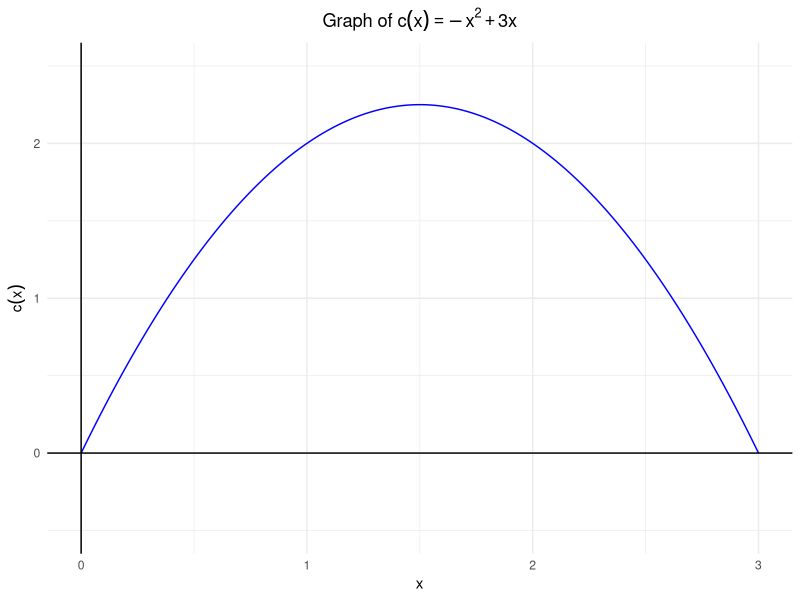

This chart was generated by the following R code:
# Load ggplot
library(ggplot2)

# Define the function c(x) = -x^2 + 3x
c_x <- function(x) {
  return(-x^2 + 3 * x)
}

# Generate x values
x_values <- seq(0, 3, length.out = 400)

# Generate c(x) values
y_values <- c_x(x_values)

# Create a data frame for plotting
data <- data.frame(x = x_values, c_x = y_values)

# Plot the function
ggplot(data, aes(x = x, y = c_x)) +
  geom_line(color = 'blue') +
  geom_hline(yintercept = 0, color = "black", linewidth = 0.5) +
  geom_vline(xintercept = 0, color = "black", linewidth = 0.5) +
  ggtitle(expression("Graph of " * c(x) == -x^2 + 3 * x)) +
  xlab("x") +
  ylab(expression(c(x))) +
  theme_minimal() +
  theme(plot.title = element_text(hjust = 0.5)) +
  ylim(-.5, 2.5)
